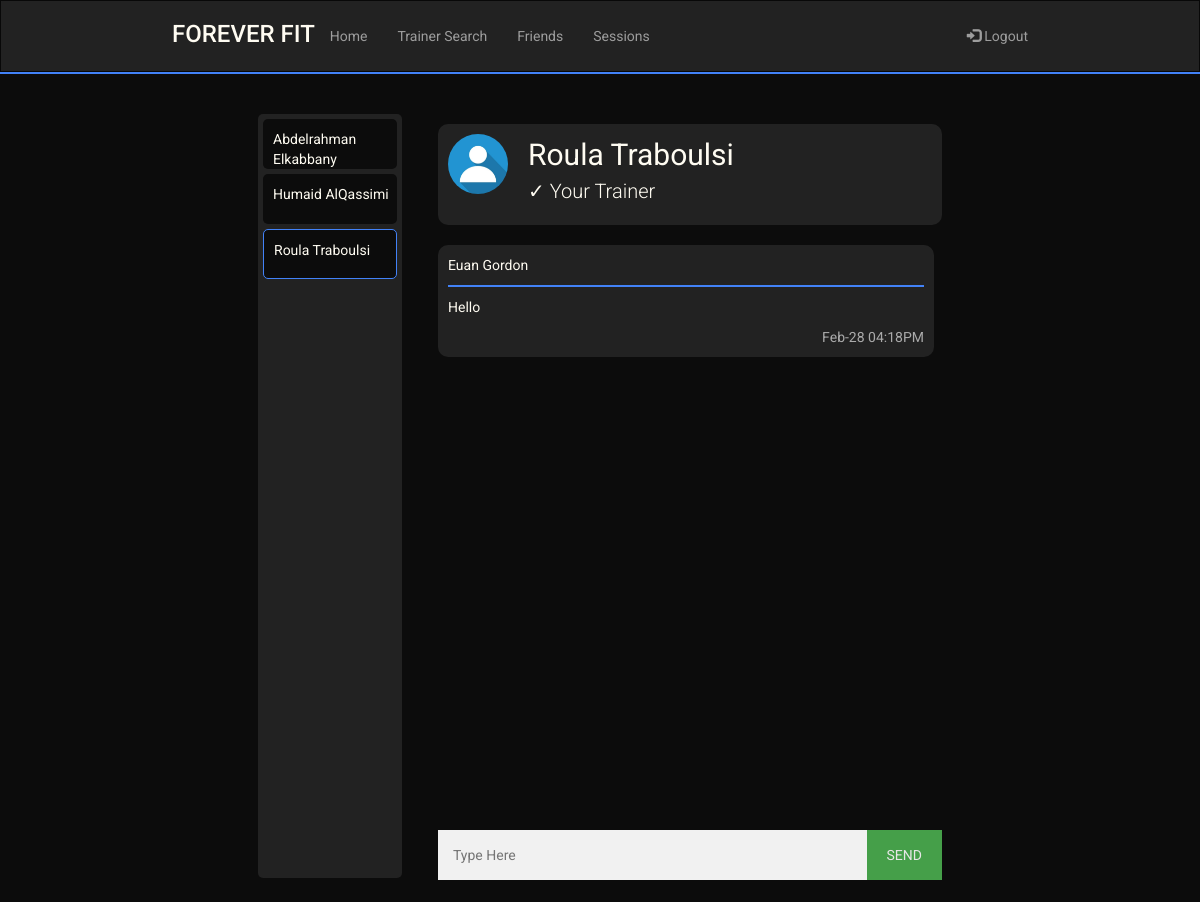
The app's page /chat/ro82 (signed in) with its own data.
### sql_db.py (models this page shows)
class UserRooms(UserMixin,db.Model):
    __tablename__ = 'user_rooms'
    id = db.Column(db.Integer, primary_key = True, autoincrement = True)
    trainee_username = db.Column(db.String(80),db.ForeignKey('user.username'))
    trainee_fname = db.Column(db.String(80))
    trainee_lname = db.Column(db.String(80))
    trainer_username = db.Column(db.String(80),db.ForeignKey('user.username'))
    trainer_fname = db.Column(db.String(80))
    trainer_lname = db.Column(db.String(80))

class ChatHistory(UserMixin,db.Model):
    __tablename__ = 'chat_history'
    id = db.Column(db.Integer, primary_key = True, autoincrement = True)
    message = db.Column(db.String(500))
    room = db.Column(db.String(500))
    date_sent = db.Column(db.String(50))
    uname = db.Column(db.String(80),db.ForeignKey('user.username'))
    fname = db.Column(db.String(80),db.ForeignKey('user.fname'))
    lname = db.Column(db.String(80),db.ForeignKey('user.lname'))

### routes.py (the view, shortened to what this page needs)
@app.route('/chat/<uname>')
@login_required
def sessions(uname):
    if(not current_user.isTrainer):
        if(not room_exists(current_user.username, uname)):
            room = UserRooms(trainee_username= current_user.username,
                             trainee_fname = current_user.fname,
                             trainee_lname = current_user.lname,
                             trainer_username = uname,
                             trainer_fname = get_user(uname).fname,
                             trainer_lname = get_user(uname).lname)
            db.session.add(room)
            db.session.commit()
            ROOMS = get_rooms_by_trainee_id(current_user.username)
        else:
            ROOMS = get_rooms_by_trainee_id(current_user.username)
        curr_room = get_room(current_user.username, uname)
        messages = get_chat_history(curr_room.id)
        partnership = partnership_exists(current_user.username,uname)
        return render_template('session.html',uname = uname, curr_uname = current_user.username,
                                curr_fname = current_user.fname, curr_lname = current_user.lname,
                                rooms=ROOMS, messages = messages, curr_room = curr_room,
                                partnership=partnership)

### main.py (called while the page is built)
    @login.user_loader
    def load_user(uname):
        return User.query.get(uname)

### sql_db.py (called while the page is built)
def partnership_exists(user_uname, trainer_uname):
    return bool(UserTrainer.query.filter_by(trainee_username=user_uname,
                                            trainer_username= trainer_uname).first())

def room_exists(trainee_uname,trainer_uname):
    return (room_exists_helper(trainee_uname,trainer_uname) or room_exists_helper(trainer_uname,trainee_uname))

def room_exists_helper(uname1,uname2):
    return bool(UserRooms.query.filter_by(trainee_username=uname1,
                                          trainer_username=uname2).first())

def get_room(trainee_uname,trainer_uname):
    if room_exists(trainee_uname,trainer_uname):
        return UserRooms.query.filter_by(trainee_username = trainee_uname,
                                     trainer_username = trainer_uname).first()

def get_rooms_by_trainee_id(uname):
    return UserRooms.query.filter_by(trainee_username = uname).all()

def get_chat_history(room):
    return ChatHistory.query.filter_by(room = room).all()

### templates/session.html (shortened to what this page needs)
<!DOCTYPE html>
<html lang="en">
    <head>
        <link rel="stylesheet" href="https://maxcdn.bootstrapcdn.com/bootstrap/3.4.1/css/bootstrap.min.css" />
        <link rel="stylesheet" href="../static/main.css" />
        <link rel="stylesheet" href="../static/chatbox.css" />
        <link rel="stylesheet" href="https://cdnjs.cloudflare.com/ajax/libs/font-awesome/4.7.0/css/font-awesome.min.css">
    </head>
    <body>
        <header>
            <nav class="navbar navbar-inverse" style="border-radius: 0px; margin-bottom: 0px;">
                <div class="container-fluid">
                    <div class="navbar-header mobile-center">
                        <h3 class="logo" href="#">FOREVER FIT</h3>
                    </div>
                    <ul class="nav navbar-nav laptop">
                        <li><a href="/Home">Home</a></li>
                        <li><a href="/TrainerSearch">Trainer Search</a></li>
                        <li><a href="/Friends">Friends</a></li>
                        <li><a href="/TrainingSessions">Sessions</a></li>
                    </ul>
                    <ul class="nav navbar-nav navbar-right laptop">
                        <li>
                            <a href="/logout"><span class="glyphicon glyphicon-log-in"></span> Logout</a>
                        </li>
                    </ul>
                </div>
            </nav>
            <hr class="header-hr"/>
        </header>
        <main style="padding-top:10px">
            <div class="chatbox">
                <div class="rooms" id="rooms">
                    {% for room in rooms %}
                        {% if room.trainer_username == curr_room.trainer_username %}
                            <a id="select-room" href="{{room.trainer_username}}" room_id="{{room.id}}" class="room highlight">
                                {{room.trainer_fname}} {{room.trainer_lname}}
                            </a>
                        {% else %}
                            <a id="select-room" href="{{room.trainer_username}}" room_id="{{room.id}}" class="room">
                                {{room.trainer_fname}} {{room.trainer_lname}}
                            </a>
                        {% endif %}
                    {% endfor %}
                </div>
                <div class="chat">
                    <div class="chat_container big">
                        <img src="../static/images/profile-picture.jpeg" alt="ProfilePicture" class="profile-picture">
                        {{curr_room.trainer_fname}} {{curr_room.trainer_lname}}
                        {% if not partnership %}
                            <i class='add-friend fas fa-user-plus' onclick="window.location='/addTrainer/{{curr_room.trainer_username}}'">
                            </i>
                        {% else %}
                            <p class="small">✓ Your Trainer</p>
                        {% endif %}
                    </div>
                    <div id="chat_scroll" class="chat-holder">
                        <div id="chat_history">
                            {% for msg in messages %}
                                <div class="chat_container">
                                    <p>{{msg.fname}} {{msg.lname}}</p>
                                    <hr>
                                    <p>{{msg.message}}</p>
                                    <span class="time-right">{{msg.date_sent}}</span>
                                </div>
                            {% endfor %}
                        </div>
                    </div>
                    <div class="input-area">
                        <div class="flex-row">
                            <input type="text" id="user_message" placeholder="Type Here" autocomplete="off">
                            <button type="button" id="send_message">SEND</button>
                        </div>
                    </div>
                </div>
            </div>
        </main>
    </body>
</html>

### static/main.css (style rules this page uses)
:root { --black: #0c0c0c; --white: #fffcf2; --red: #e54b4b; --lightred: #f0c1c1; --blue: #4282f8; --darkblue: #356cd1; --grey: #222222; --lightgrey: #3d3d3d; }
@media (min-width : 872px) { .container-fluid { margin-bottom: 10px; } }
@media (min-width : 872px) { .navbar { padding-left: 13%; padding-right: 13%; } }
@media (min-width : 872px) { .navbar-nav { padding-top: 10px; } }
@media (min-width : 872px) { .big { font-size: 30px; } }
@media (min-width : 872px) { .small { font-size: 20px; font-weight: 300; } }
body { font-family: 'Roboto', sans-serif; background-color: var(--black); }
main { background-color: var(--black); display: block; overflow: auto; color: var(--white) }
input { color: black; }
.header-hr { margin-top: 0px; margin-bottom: 0px; border: 1px solid var(--blue); }
.logo { color: var(--white); }
input[type=text], input[type=password] { width: 100%; padding: 15px; margin: 5px 0 22px 0; display: inline-block; border: none; background: #f1f1f1; }
hr { border: 1px solid #f1f1f1; margin-bottom: 25px; }
button { background-color: #4CAF50; color: white; padding: 14px 20px; margin: 8px 0; border: none; cursor: pointer; width: 100%; opacity: 0.9; }
.profile-picture { width: 100%; }
@media (min-width : 711px) { .chatbox { padding-right: 20%; padding-left: 20%; padding-top: 30px; display: flex; flex-direction: row; justify-content: space-around; } }
@media (min-width : 711px) { .chat { width: 70%; } }
@media (min-width : 711px) { .rooms { display: initial; background-color: --white; display: flex; flex-direction: column; } }
@media (min-width : 711px) { .flex-row { display: flex; flex-direction: row; justify-content: space-evenly; } }
:root { --gutter: 20px; }

### static/chatbox.css (style rules this page uses)
:root { --black: #0c0c0c; --black2: #141414; --white: #fffcf2; --red: #e54b4b; --lightred: #f0c1c1; --blue: #4282f8; --grey: #222222 }
@media (min-width : 711px) { .chat-holder { height: 580px; } }
@media (min-width : 711px) { .rooms { height: 764px; width: 20%; padding: 5px 5px 5px 5px; } }
@media (min-width : 711px) { .room { border-radius: 5px; } }
button { width: 80px; margin-top: 5px; margin-bottom: 22px; }
.rooms { background-color: var(--grey); overflow: auto; border-radius: 5px; }
.room { background-color: var(--black); color: var(--white); height: 50px; margin-bottom: 5px; padding-left: 10px; padding-top: 10px; }
.highlight { border-style: solid; border-width: 1px; border-color: var(--blue) }
.flex-row { display: flex; flex-direction: row; justify-content: space-around; }
.chat-holder { overflow: auto; margin-bottom: 10px; padding-right: 8px; }
.chat_container { background-color: var(--grey); border-radius: 10px; padding: 10px; margin: 10px 0; }
.chat_container hr { border: 1px solid var(--blue); margin: 0 0 0 0 ; margin-bottom: 10px; }
.chat_container::after { content: ""; clear: both; display: table; }
.chat_container img { float: left; max-width: 60px; width: 100%; margin-right: 20px; border-radius: 50%; margin-bottom: 5px; }
.time-right { float: right; color: #aaa; }

### records on screen
UserRooms: trainer_fname "Abdelrahman", trainer_lname "Elkabbany"
UserRooms: trainer_fname "Humaid", trainer_lname "AlQassimi"
UserRooms: trainer_fname "Roula", trainer_lname "Traboulsi"
ChatHistory: fname "Euan", lname "Gordon", message "Hello", date_sent "Feb-28 04:18PM"
